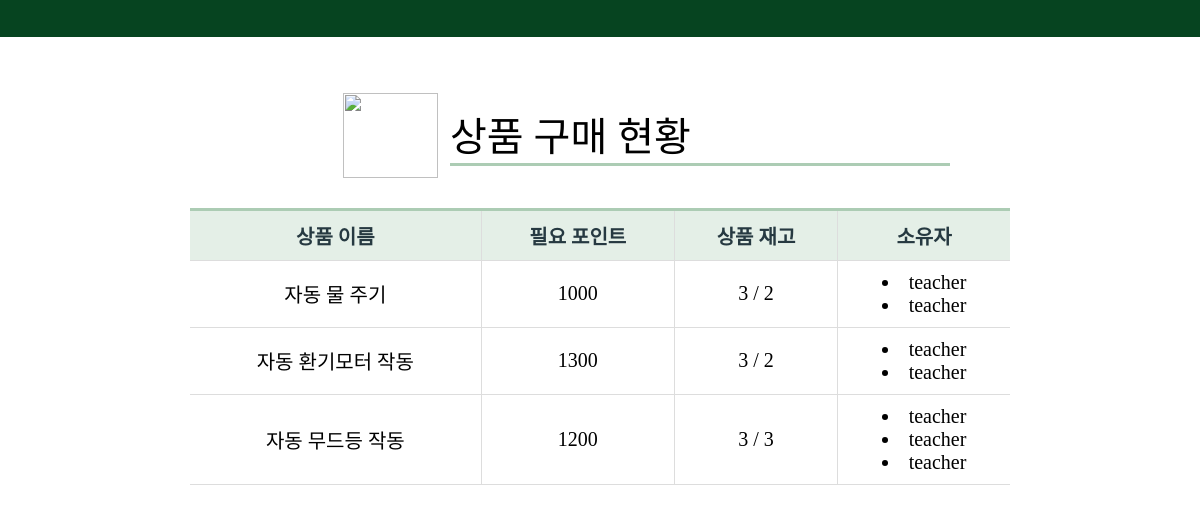
Before: /purchase with the older database file.
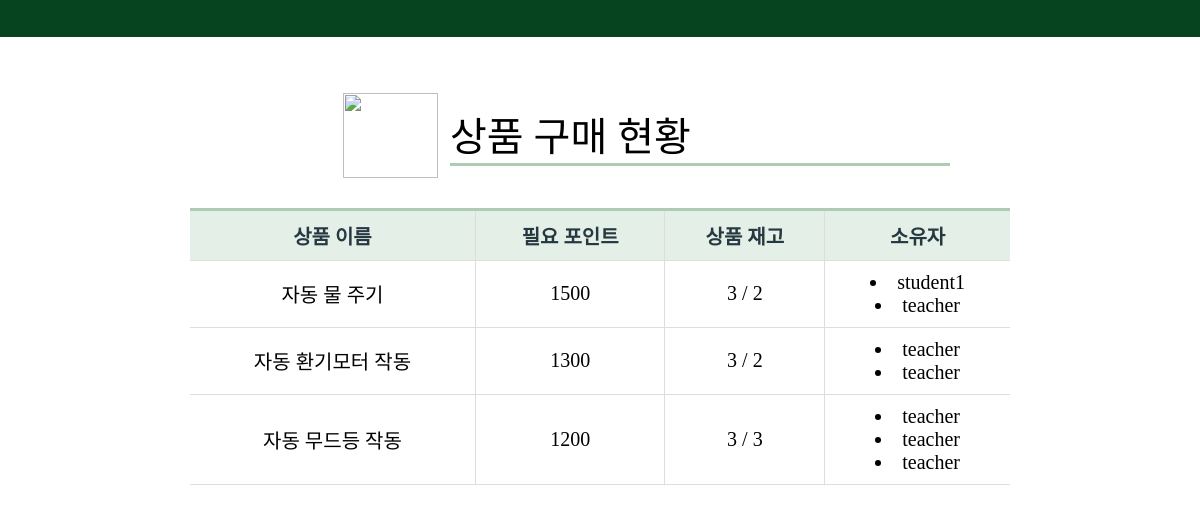
After: the same page with the newer database file.
### administrator/models.py (models this page shows, shortened)
class Item(models.Model):
    student = models.ForeignKey(Student, on_delete=models.CASCADE, null=True) #상품 소유자, 구매자
    name = models.CharField(max_length=20, null=False) #상품이름
    price = models.IntegerField( null=False ) #필요포인트

class Student(models.Model):
    name = models.CharField(max_length=20, null=False)
    point =  models.IntegerField( null=True, blank=True)
    point_used = models.IntegerField( null=True, blank=True)

### administrator/views.py (the view)
# urls.py: path('purchase', views.PurchaseView.as_view(), name='purchase'),
class PurchaseView(ListView):
    template_name = 'administrator/purchase/check.html'
    model = Item
    def get(self, request, *args, **kwargs):
        self.object_list = self.get_queryset()
        context = self.get_context_data()
        context = get_context(context)
        return self.render_to_response(context)

### administrator/views.py (called while the page is built)
def get_context(context):
    context['item1'] = Item.objects.filter(name='item1')
    context['item2'] = Item.objects.filter(name='item2')
    context['item3'] = Item.objects.filter(name='item3')
    context['item1_price'] = context['item1'][0].price
    context['item2_price'] = context['item2'][0].price
    context['item3_price'] = context['item3'][0].price
    return context

### administrator/templates/administrator/purchase/check.html (shortened to what this page needs)
{% extends 'administrator/observation/student.html' %}
{% load static %}
{% block title %}
    <link rel="stylesheet" href="{% static 'All.css' %}" />
{% endblock title %}
{% block subject %}
    <h1>상품 구매 현황</h1>
{% endblock subject %}
{% block top %}
    <img id="topImg" src="{%static 'purchase/basket.png' %}"/>
{% endblock top %}
{% block table %}
    <th>상품 이름</th>
    <th>필요 포인트</th>
    <th>상품 재고</th>
    <th>소유자</th>
{% endblock table %}
{% block data %}
<tr>
    <td>자동 물 주기</td>
    <td>{{item1_price}}</td>
    <td>3 / {{item1.count}}</td>
    <td>
        {% for object in item1 %}
        <li>{{ object.student.name }}</li>
        {% endfor %}
    </td>
</tr>
<tr>
    <td>자동 환기모터 작동</td>
    <td>{{item2_price}}</td>
    <td>3 / {{item2.count}}</td>
    <td>
        {% for object in item2 %}
        <li>{{ object.student.name }}</li>
        {% endfor %}
    </td>
</tr>
<tr>
    <td>자동 무드등 작동</td>
    <td>{{item3_price}}</td>
    <td>3 / {{item3.count}}</td>
    <td>
        {% for object in item3 %}
        <li>{{ object.student.name }}</li>
        {% endfor %}
    </td>
</tr>
{% endblock data %}

Changed rows visible on the page:
changed Item: student.name "teacher" → "student1"
Other visible differences:
{{ item1_price }}: "1000" → "1500"
